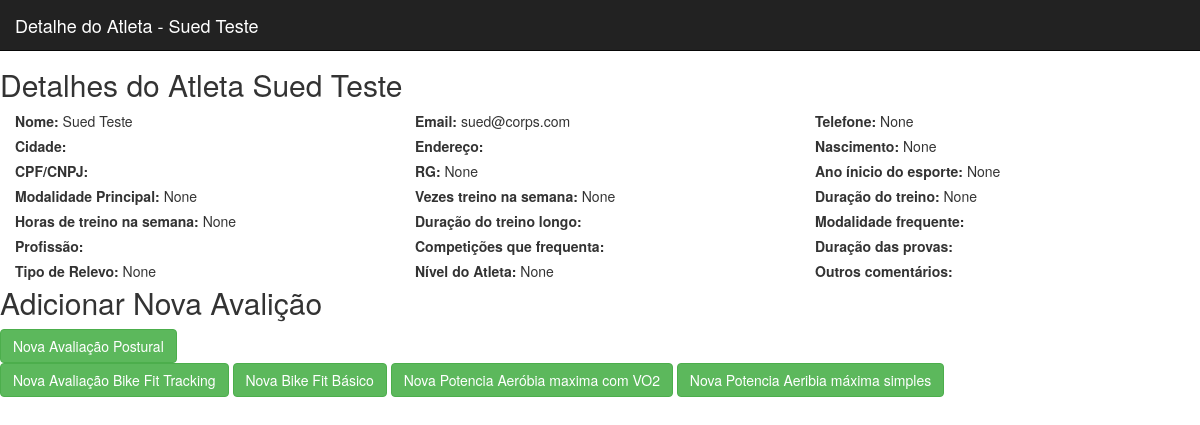
/detalhe-atleta/3/, run on the app's committed database.
### cadastros/models.py (models this page shows, shortened)
class PerfilAtleta(models.Model):
    create = models.DateTimeField(auto_now_add=True)
    update = models.DateTimeField(auto_now=True)
    nome = models.CharField('Nome', max_length=255)
    email = models.EmailField('Email', max_length=30)
    telefone = models.IntegerField('Telefone', null=True, blank=True)
    cidade = models.CharField('Cidade', max_length=50, null=True, blank=True)
    endereco = models.CharField('Endereço', max_length=50, null=True, blank=True)
    data_nascimento = models.DateField('Nascimento', null=True, blank=True)
    cpf_cnpj = models.CharField('CPF/CNPJ', max_length=14, null=True, blank=True)
    rg = models.IntegerField('RG', null=True, blank=True)
    ano_ini_esporte = models.IntegerField('Ano início do esporte', null=True, blank=True)
    modalidade_principal = models.CharField('Modalidade Principal', max_length=18, choices=MODALIDADE_PRINCIPAL, null=True, blank=True)
    vezes_treina = models.IntegerField('Vezes treino na semana', null=True, blank=True) #mudar para choices
    duracao_treino = models.IntegerField('Duração média dos treinos', null=True, blank=True) #mudar para choiices em meia em meira hora
    horas_trein_semana = models.IntegerField('Horas de treino na semana', null=True, blank=True)
    duracao_treino_longo = models.CharField('Duração do treino mais longo', max_length=50, null=True, blank=True)
    modalidade_frequente = models.CharField('Modalidade frequente', max_length=50, null=True, blank=True)
    profissao = models.CharField('Profissão', max_length=50, null=True, blank=True)
    competicoes_frequenta = models.CharField('Competições que frequenta', max_length=50, null=True, blank=True)
    duracao_provas = models.CharField('Duração das provas', max_length=50, null=True, blank=True)
    tipo_de_relevo = models.CharField('Tipo de relevo', max_length=50, choices=TIPO_RELEVO, null=True, blank=True)
    nivel_atleta = models.CharField('Nível do atleta', max_length=50, choices=NIVEL_ATLETA, null=True, blank=True)
    outros = models.CharField('Outros comentários', max_length=50, null=True, blank=True)

### cadastros/views.py (the view)
# urls.py: url(r'^detalhe-atleta/(?P<pk>[-\w]+)/$', AtletaDetailView.as_view(), name='detalhe-atleta'),
class AtletaDetailView(DetailView):
    model = PerfilAtleta
    template_name = 'detalhe-atleta.html'

### cadastros/templates/detalhe-atleta.html (shortened to what this page needs)
{% extends 'base.html' %}
{% load bootstrap3 %}
{% block menuAtual %}Detalhe do Atleta - {{ object.nome }}{% endblock menuAtual %}
{% block content %}
<h2>Detalhes do Atleta {{ object.nome }}</h2>
		<div class="col-md-4" style="text-align: left;"><label> Nome:</label> {{ object.nome }}</div>
		<div class="col-md-4" style="text-align: left;"><label> Email:</label> {{ object.email }}</div>
		<div class="col-md-4" style="text-align: left;"><label> Telefone:</label> {{ object.telefone }}</div>
		<div class="col-md-4" style="text-align: left;"><label> Cidade:</label> {{ object.cidade }}</div>
		<div class="col-md-4" style="text-align: left;"><label> Endereço:</label> {{ object.endereco }}</div>
		<div class="col-md-4" style="text-align: left;"><label> Nascimento:</label> {{ object.data_nascimento }}</div>
		<div class="col-md-4" style="text-align: left;"><label> CPF/CNPJ:</label> {{ object.cpf_cnpj }}</div>
		<div class="col-md-4" style="text-align: left;"><label> RG:</label> {{ object.rg }}</div>
		<div class="col-md-4" style="text-align: left;"><label> Ano ínicio do esporte:</label> {{ object.ano_ini_esporte }}</div>
		<div class="col-md-4" style="text-align: left;"><label> Modalidade Principal:</label> {{ object.modalidade_principal }}</div>
		<div class="col-md-4" style="text-align: left;"><label> Vezes treino na semana:</label> {{ object.vezes_treina }}</div>
		<div class="col-md-4" style="text-align: left;"><label> Duração do treino:</label> {{ object.duracao_treino }}</div>
		<div class="col-md-4" style="text-align: left;"><label> Horas de treino na semana:</label> {{ object.horas_trein_semana }}</div>
		<div class="col-md-4" style="text-align: left;"><label> Duração do treino longo:</label> {{ object.duracao_treino_longo }}</div>
		<div class="col-md-4" style="text-align: left;"><label> Modalidade frequente:</label>  {{ object.modalidade_frequente }}</div>
		<div class="col-md-4" style="text-align: left;"><label> Profissão:</label>  {{ object.profissao }}</div>
		<div class="col-md-4" style="text-align: left;"><label> Competições que frequenta:</label></div>
		<div class="col-md-4" style="text-align: left;"><label> Duração das provas:</label> {{ object.duracao_provas }}</div>
		<div class="col-md-4" style="text-align: left;"><label> Tipo de Relevo:</label> {{ object.tipo_de_relevo }}</div>
		<div class="col-md-4" style="text-align: left;"><label> Nível do Atleta:</label> {{ object.nivel_atleta }}</div>
		<div class="col-md-4" style="text-align: left;"><label> Outros comentários:</label> {{ object.outros }}</div>
	<h2>Adicionar Nova Avalição</h2>
			{% buttons %}
				<form>
			<button type="submit" class="btn btn-success" formaction="/novo-postural/{{ object.id }}">
				{% bootstrap_icon "plus" %}Nova Avaliação Postural
			</button>
				</form>
			<button type="submit" class="btn btn-success">
				{% bootstrap_icon "plus" %}Nova Avaliação Bike Fit Tracking
			</button>
			<button type="submit" class="btn btn-success">
				{% bootstrap_icon "plus" %}Nova Bike Fit Básico
			</button>
			<button type="submit" class="btn btn-success">
				{% bootstrap_icon "plus" %}Nova Potencia Aeróbia maxima com VO2
			</button>
			<button type="submit" class="btn btn-success">
				{% bootstrap_icon "plus" %}Nova Potencia Aeribia máxima simples
			</button>
			{% endbuttons %}
{% endblock content %}

### data on the page
PerfilAtleta: nome "Sued Teste", email "sued@corps.com", telefone "None", data_nascimento "None", rg "None", ano_ini_esporte "None", modalidade_principal "None", vezes_treina "None", duracao_treino "None", horas_trein_semana "None", tipo_de_relevo "None", nivel_atleta "None"
